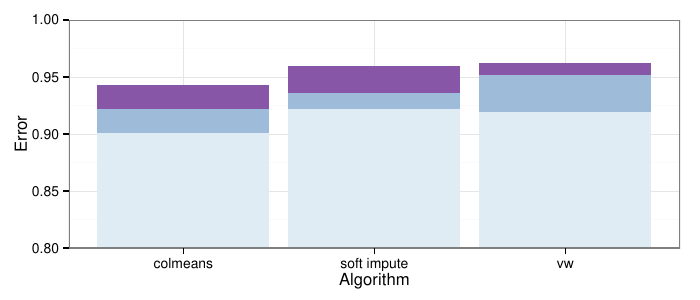

Generate this figure with R:
library(ggplot2)
err <- read.csv("Submissions/pp1.csv")

library(RColorBrewer)
pal <- brewer.pal(3, "BuPu")

ggplot(data = err, aes(x = Method), stat = "identity") +
    geom_bar(aes(y = Leaderboard.Error), fill = pal[3]) +
    geom_bar(aes(y = Test.Error), fill = pal[2]) +
    geom_bar(aes(y = Training.Error), fill = pal[1]) +
    ylab("Error") + xlab("Algorithm") + coord_cartesian(ylim = c(.8, 1)) +
    theme_bw()

ggsave("Reports/Progress1/vis.pdf", height = 3, width = 7)
